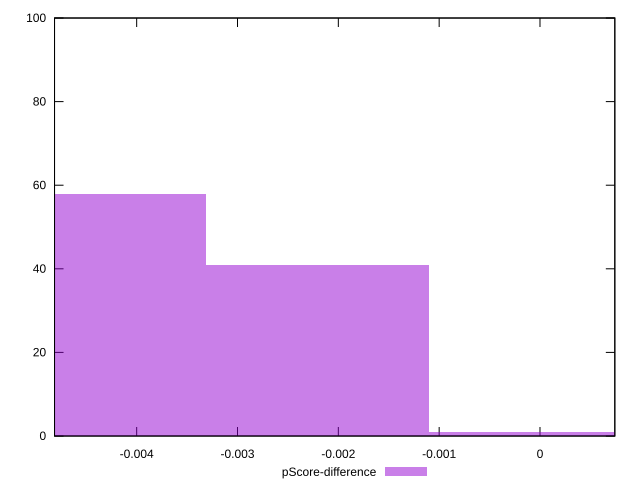

gnuplot code for this plot:
reset

$pScoreDifference <<EOF
0 1
-0.0022053021086996774 41
-0.004410604217399355 58
EOF

set key outside below
set boxwidth 0.0022053021086996774
set xrange [-0.004814627491201762:0.0007421223045741554]
set yrange [0:100]
set trange [0:100]
set style fill transparent solid 0.5 noborder
set terminal svg size 640, 490 enhanced background rgb 'white'
set output "reports/report_00032_2021-02-25T10-28-15.087Z/first-contentful-paint/samples/music/pScore-difference/histogram.svg"

plot $pScoreDifference title "pScore-difference" with boxes

reset
